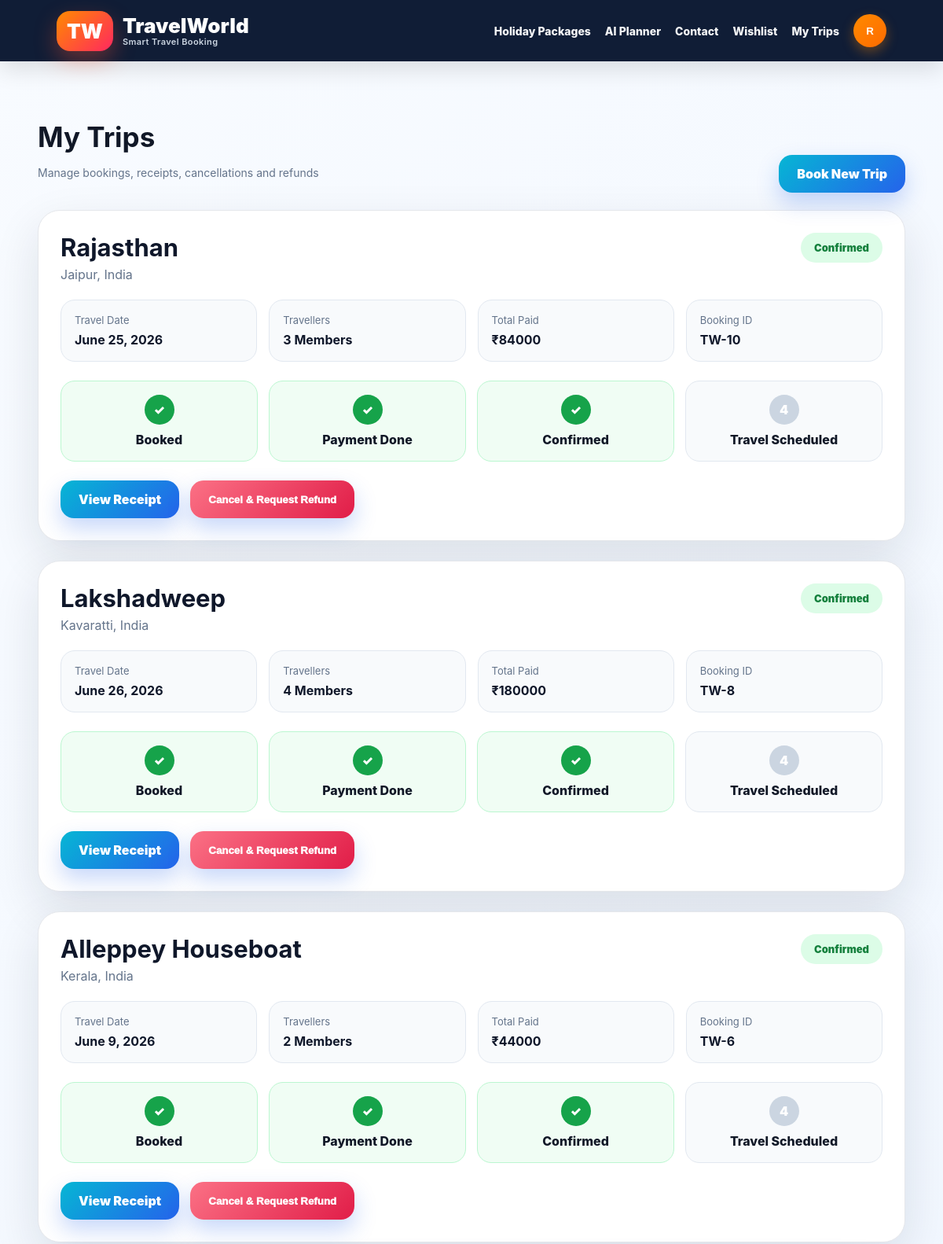
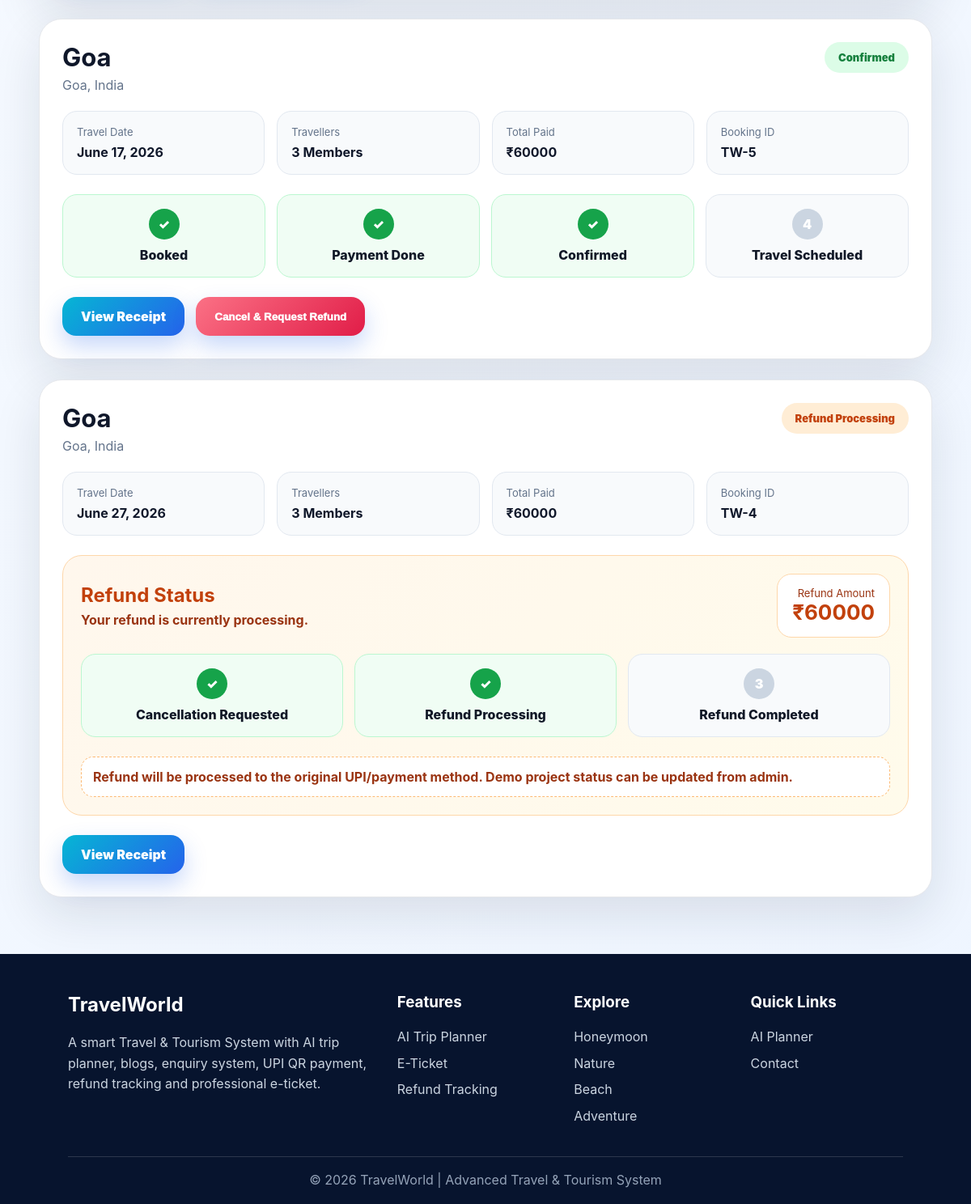
Page /my-trips/ (signed in) on the committed database (2 pictures, top to bottom).
### travelapp/models.py (models this page shows, shortened)
class Booking(models.Model):
    STATUS_CHOICES = [
        ('Pending', 'Pending'),
        ('Payment Done', 'Payment Done'),
        ('Confirmed', 'Confirmed'),
        ('Travel Scheduled', 'Travel Scheduled'),
        ('Completed', 'Completed'),
        ('Cancelled', 'Cancelled'),
        ('Refund Processing', 'Refund Processing'),
        ('Refund Completed', 'Refund Completed'),
    ]
    REFUND_STATUS = [
        ('Not Requested', 'Not Requested'),
        ('Requested', 'Requested'),
        ('Processing', 'Processing'),
        ('Completed', 'Completed'),
        ('Rejected', 'Rejected'),
    ]
    user = models.ForeignKey(User, on_delete=models.CASCADE, related_name='bookings')
    package = models.ForeignKey(Package, on_delete=models.CASCADE, related_name='bookings')
    full_name = models.CharField(max_length=120)
    phone = models.CharField(max_length=20)
    email = models.EmailField()
    travel_date = models.DateField()
    members = models.PositiveIntegerField(default=1)
    coupon_code = models.CharField(max_length=40, blank=True)
    discount_amount = models.PositiveIntegerField(default=0)
    total_amount = models.PositiveIntegerField()
    status = models.CharField(max_length=30, choices=STATUS_CHOICES, default='Pending')
    booked_on = models.DateTimeField(default=timezone.now)
    refund_status = models.CharField(max_length=30, choices=REFUND_STATUS, default='Not Requested')
    refund_amount = models.PositiveIntegerField(default=0)
    refund_requested_on = models.DateTimeField(null=True, blank=True)
    refund_completed_on = models.DateTimeField(null=True, blank=True)
    cancellation_reason = models.CharField(max_length=255, blank=True)

class Package(models.Model):
    name = models.CharField(max_length=120)
    country = models.CharField(max_length=100)
    city = models.CharField(max_length=100, blank=True)
    category = models.ForeignKey(Category, on_delete=models.SET_NULL, null=True, related_name='packages')
    tags = models.CharField(max_length=255)
    image = models.URLField(max_length=600)
    price = models.PositiveIntegerField(default=20000)
    old_price = models.PositiveIntegerField(null=True, blank=True)
    days = models.PositiveIntegerField(default=5)
    nights = models.PositiveIntegerField(default=4)
    hotel = models.CharField(max_length=200, default='Premium Hotel')
    flight = models.CharField(max_length=200, default='Flight assistance available')
    rating = models.FloatField(default=4.5)
    seats = models.PositiveIntegerField(default=30)
    description = models.TextField()
    itinerary = models.TextField(blank=True)
    map_query = models.CharField(max_length=250, blank=True)
    latitude = models.CharField(max_length=50, blank=True)
    longitude = models.CharField(max_length=50, blank=True)
    is_featured = models.BooleanField(default=False)
    is_active = models.BooleanField(default=True)
    created_at = models.DateTimeField(auto_now_add=True)

### travelapp/views.py (the view)
# urls.py: path('my-trips/', views.my_bookings, name='my_bookings'),
@login_required
def my_bookings(request):
    bookings = Booking.objects.filter(user=request.user).order_by('-booked_on')
    return render(request, 'travelapp/my_bookings.html', {'bookings': bookings})

### travelapp/templates/travelapp/my_bookings.html (shortened to what this page needs)
{% extends 'travelapp/base.html' %}
{% block content %}
<div class="container trips-page">
    <div class="section-title">
        <div>
            <h2>My Trips</h2>
            <p class="small">Manage bookings, receipts, cancellations and refunds</p>
        </div>
        <a class="btn" href="{% url 'home' %}">Book New Trip</a>
    </div>
    {% for b in bookings %}
        <div class="trip-card">
            <div class="trip-header">
                <div>
                    <h2>{{ b.package.name }}</h2>
                    <p>{{ b.package.city }}, {{ b.package.country }}</p>
                </div>
                <span class="status-badge status-{{ b.status|lower|slugify }}">
                    {{ b.status }}
                </span>
            </div>
            <div class="trip-info">
                <div>
                    <span>Travel Date</span>
                    <b>{{ b.travel_date }}</b>
                </div>
                <div>
                    <span>Travellers</span>
                    <b>{{ b.members }} Members</b>
                </div>
                <div>
                    <span>Total Paid</span>
                    <b>₹{{ b.total_amount }}</b>
                </div>
                <div>
                    <span>Booking ID</span>
                    <b>TW-{{ b.id }}</b>
                </div>
            </div>
            {% if b.refund_status != "Not Requested" or b.status == "Refund Processing" or b.status == "Refund Completed" %}
                <div class="refund-card">
                    <div class="refund-head">
                        <div>
                            <h3>Refund Status</h3>
                            {% if b.status == "Refund Completed" or b.refund_status == "Completed" %}
                                <p>Your refund has been completed successfully.</p>
                            {% elif b.status == "Refund Processing" or b.refund_status == "Processing" %}
                                <p>Your refund is currently processing.</p>
                            {% else %}
                                <p>Your cancellation request has been received.</p>
                            {% endif %}
                        </div>
                        <div class="refund-amount">
                            <span>Refund Amount</span>
                            <b>₹{{ b.refund_amount }}</b>
                        </div>
                    </div>
                    <div class="refund-steps">
                        <div class="refund-step done">
                            <span>✓</span>
                            <p>Cancellation Requested</p>
                        </div>
                        <div class="refund-step {% if b.refund_status == 'Processing' or b.refund_status == 'Completed' or b.status == 'Refund Processing' or b.status == 'Refund Completed' %}done{% endif %}">
                            <span>
                                {% if b.refund_status == 'Processing' or b.refund_status == 'Completed' or b.status == 'Refund Processing' or b.status == 'Refund Completed' %}
                                    ✓
                                {% else %}
                                    2
                                {% endif %}
                            </span>
                            <p>Refund Processing</p>
                        </div>
                        <div class="refund-step {% if b.refund_status == 'Completed' or b.status == 'Refund Completed' %}done{% endif %}">
                            <span>
                                {% if b.refund_status == 'Completed' or b.status == 'Refund Completed' %}
                                    ✓
                                {% else %}
                                    3
                                {% endif %}
                            </span>
                            <p>Refund Completed</p>
                        </div>
                    </div>
                    {% if b.refund_status == "Completed" or b.status == "Refund Completed" %}
                        <div class="refund-note completed-note">
                            Refund completed successfully. Amount has been returned to the original UPI/payment method.
                        </div>
                    {% else %}
                        <div class="refund-note">
                            Refund will be processed to the original UPI/payment method. Demo project status can be updated from admin.
                        </div>
                    {% endif %}
                </div>
            {% else %}
                <div class="trip-steps">
                    <div class="trip-step done">
                        <span>✓</span>
                        <p>Booked</p>
                    </div>
                    <div class="trip-step {% if b.status != 'Pending' %}done{% endif %}">
                        <span>✓</span>
                        <p>Payment Done</p>
                    </div>
                    <div class="trip-step {% if b.status == 'Confirmed' or b.status == 'Travel Scheduled' or b.status == 'Completed' %}done{% endif %}">
                        <span>✓</span>
                        <p>Confirmed</p>
                    </div>
                    <div class="trip-step {% if b.status == 'Travel Scheduled' or b.status == 'Completed' %}done{% endif %}">
                        <span>4</span>
                        <p>Travel Scheduled</p>
                    </div>
                </div>
            {% endif %}
            <div class="trip-actions">
                <a class="btn" href="{% url 'receipt' b.id %}">View Receipt</a>
                {% if b.refund_status == "Not Requested" and b.status != "Refund Processing" and b.status != "Refund Completed" %}
                    <button class="btn red" type="button"
                            onclick="openRefundModal('{{ b.id }}', '{{ b.package.name }}', '{{ b.total_amount }}')">
                        Cancel & Request Refund
                    </button>
                {% endif %}
            </div>
        </div>
    {% empty %}
        <div class="empty">
            <h2>No trips yet</h2>
            <p class="small">You have not booked any travel package yet.</p>
            <a class="btn" href="{% url 'home' %}">Book Now</a>
        </div>
    {% endfor %}
</div>
{% endblock %}

### travelapp/templates/travelapp/base.html (shortened to what this page needs)
{% load static %}
<!DOCTYPE html>
<html lang="en">
<head>
    <link rel="stylesheet" href="{% static 'travelapp/css/style.css' %}">
</head>
<body>
<header class="topbar">
    <a class="brand" href="{% url 'home' %}">
        <span>TW</span>
        <div>
            TravelWorld
            <small>Smart Travel Booking</small>
        </div>
    </a>
    <nav class="nav">
        {% if user.is_authenticated and user.is_staff %}
            <a href="{% url 'dashboard' %}">Dashboard</a>
        {% else %}
            <a href="{% url 'home' %}">Holiday Packages</a>
            <a href="{% url 'trip_planner' %}">AI Planner</a>
            <a href="{% url 'contact' %}">Contact</a>
            {% if user.is_authenticated %}
                <a href="{% url 'wishlist' %}">Wishlist</a>
                <a href="{% url 'my_bookings' %}">My Trips</a>
            {% endif %}
        {% endif %}
        {% if user.is_authenticated %}
            <div class="user-menu" id="userMenu">
                <button class="user-btn" type="button" onclick="toggleUserMenu(event)">
                    {{ user.username|first|upper }}
                </button>
            </div>
        {% else %}
            <a class="pill" href="{% url 'login' %}">Login/Register</a>
        {% endif %}
    </nav>
</header>
{% block content %}
{% endblock %}
<footer class="footer">
    <div class="footer-grid">
        <div>
            <h2>TravelWorld</h2>
            <p>
                A smart Travel & Tourism System with AI trip planner,
                blogs, enquiry system, UPI QR payment,
                refund tracking and professional e-ticket.
            </p>
        </div>
        <div>
            <h3>Features</h3>
            <p>AI Trip Planner</p>
            <p>E-Ticket</p>
            <p>Refund Tracking</p>
        </div>
        <div>
            <h3>Explore</h3>
            <p>Honeymoon</p>
            <p>Nature</p>
            <p>Beach</p>
            <p>Adventure</p>
        </div>
        <div>
            <h3>Quick Links</h3>
            <p><a href="{% url 'trip_planner' %}">AI Planner</a></p>
            <p><a href="{% url 'contact' %}">Contact</a></p>
        </div>
    </div>
    <div class="footer-bottom">
        © 2026 TravelWorld | Advanced Travel & Tourism System
    </div>
</footer>
</body>
</html>

### travelapp/static/travelapp/css/style.css (style rules this page uses)
:root { --primary:#2563eb; --primary2:#06b6d4; --navy:#07142e; --ink:#111827; --muted:#64748b; --bg:#f3f7fb; --card:#ffffff; --orange:#f97316; --green:#16a34a; --red:#ef4444; --line:#e5e7eb; --shadow:0 24px 70px rgba(15,23,42,.14); --soft:0 12px 35px rgba(15,23,42,.08); --radius:24px; }
* { box-sizing:border-box }
html { scroll-behavior:smooth }
body { margin:0; font-family:Inter,Segoe UI,Roboto,Arial,sans-serif; background:linear-gradient(135deg,#f8fbff,#eef5ff); color:var(--ink); }
a { text-decoration:none;color:inherit }
.topbar { min-height:78px; background:rgba(7,20,46,.96); color:white; display:flex; align-items:center; justify-content:space-between; padding:0 6%; position:sticky; top:0; z-index:99; box-shadow:0 10px 30px rgba(0,0,0,.12); }
.brand { display:flex; align-items:center; gap:12px; font-weight:950; font-size:26px; }
.brand span { background:linear-gradient(135deg,#ff8a00,#ff285f); padding:10px 13px; border-radius:17px; box-shadow:0 12px 28px rgba(255,82,49,.35); }
.nav { display:flex; gap:18px; align-items:center; flex-wrap:wrap; }
.nav a { font-weight:850; font-size:14px; opacity:.96; }
.container { width:min(1200px,92%); margin:auto; }
.btn { display:inline-flex; align-items:center; justify-content:center; gap:8px; background:linear-gradient(135deg,var(--primary2),var(--primary)); color:white; border:0; border-radius:17px; padding:14px 23px; font-weight:950; box-shadow:0 13px 28px rgba(37,99,235,.25); cursor:pointer; }
.btn.red { background:linear-gradient(135deg,#fb7185,#e11d48) }
.section-title { display:flex; justify-content:space-between; align-items:end; margin:40px 0 22px; gap:20px; }
.section-title h2 { font-size:35px; margin:0; }
.small { color:var(--muted); font-size:14px; line-height:1.6; }
.footer { margin-top:60px; background:#07142e; color:white; padding:42px 7%; text-align:center; }
.user-menu { position:relative; z-index:99999; }
.user-btn { width:46px; height:46px; border-radius:50%; border:2px solid rgba(255,255,255,.28); background:linear-gradient(135deg,#ff8a00,#ff285f); color:white; font-weight:950; cursor:pointer; box-shadow:0 12px 28px rgba(255,40,95,.35); transition:.25s; }

### travelapp/templates/travelapp/base.html (style rules this page uses)
.brand { display:flex; align-items:center; gap:12px; }
.brand div { display:flex; flex-direction:column; line-height:1.1; }
.brand small { font-size:11px; font-weight:600; color:#cbd5e1; letter-spacing:.4px; }
.nav { position:relative; z-index:9999; }
.user-menu { position:relative; }
.user-btn { width:42px; height:42px; border-radius:50%; border:none; background:linear-gradient(135deg,#ff8a00,#ff6b00); color:white; font-weight:900; cursor:pointer; box-shadow:0 6px 15px rgba(255,138,0,.35); }
.footer { margin-top:70px; background:#07142e; color:white; padding:48px 7% 20px; }
.footer-grid { display:grid; grid-template-columns:2fr 1fr 1fr 1fr; gap:30px; text-align:left; }
.footer h2, .footer h3 { margin-top:0; }
.footer p, .footer a { color:#cbd5e1; line-height:1.6; margin:7px 0; }
.footer-bottom { margin-top:30px; padding-top:18px; border-top:1px solid rgba(255,255,255,.15); text-align:center; color:#94a3b8; }

### rows in the picture
Booking: package.name "Rajasthan", package.city "Jaipur", package.country "India", status "Confirmed", travel_date "June 25, 2026", members "3", total_amount "84000", id "10", refund_status "Booked"
Booking: package.name "Lakshadweep", package.city "Kavaratti", package.country "India", status "Confirmed", travel_date "June 26, 2026", members "4", total_amount "180000", id "8", refund_status "Booked"
Booking: package.name "Alleppey Houseboat", package.city "Kerala", package.country "India", status "Confirmed", travel_date "June 9, 2026", members "2", total_amount "44000", id "6", refund_status "Booked"
Booking: package.name "Goa", package.city "Goa", package.country "India", status "Confirmed", travel_date "June 17, 2026", members "3", total_amount "60000", id "5", refund_status "Booked"
Booking: package.name "Goa", package.city "Goa", package.country "India", status "Refund Processing", travel_date "June 27, 2026", members "3", total_amount "60000", id "4", refund_status "Your refund is currently processing.", refund_amount "60000", shows "Refund will be processed to the original UPI/payment method. Demo project status can be updated from admin."

### other values in the picture
{{ user.username|first|upper }} "R"
